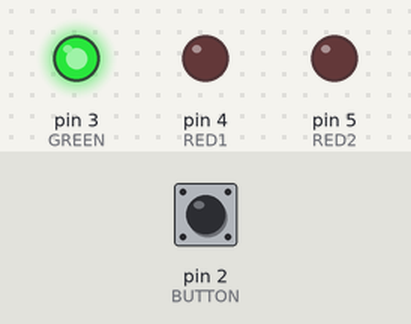
A program run on a simulated Arduino Uno, built with avr-gcc and run on an emulated ATmega328P. Parts: output pins drawn as LEDs (lit = HIGH). The test bench sets the inputs (shaded band); at power-on: pin 2 (BUTTON) HIGH.

Above: at 1.2 s.
1.3 s: pin 2 (BUTTON) pulled LOW for 1 s
At 1.7 s:
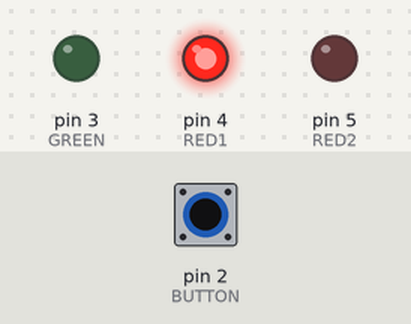
3.8 s: pin 2 (BUTTON) pulled LOW for 3.2 s
At 7.6 s:
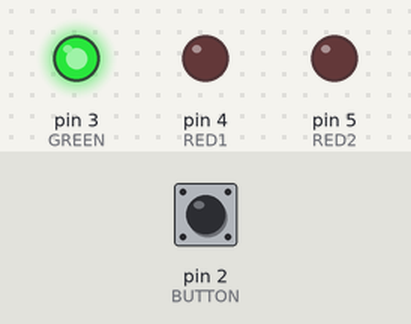
Timing chart, 0 to 9.1 s (numbered marks = the images above; inputs shaded):
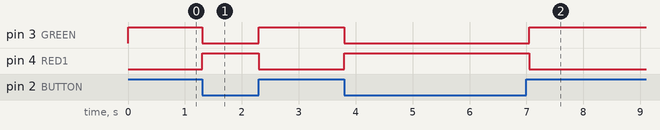

Measured:
- after the input at 1.3 s, pin 3 (GREEN): HIGH → LOW at once, → HIGH 1.0 s later; pin 4 (RED1): LOW → HIGH at once, → LOW 1.0 s later
- after the input at 3.8 s, pin 3 (GREEN): HIGH → LOW at once, → HIGH 3.3 s later; pin 4 (RED1): LOW → HIGH at once, → LOW 3.3 s later

The program:

main.cpp
```cpp
#include <Arduino.h>
#define BUTTON 2
#define GREEN 3
#define RED1 4
#define RED2 5

void setup() {
    pinMode(BUTTON, INPUT_PULLUP);
    pinMode(GREEN, OUTPUT);
    pinMode(RED1, OUTPUT);
    pinMode(RED2, OUTPUT);
}

void loop() {
    if (digitalRead(BUTTON) == LOW) {  // button is pressed
        digitalWrite(GREEN, LOW);
        digitalWrite(RED1, HIGH);
        digitalWrite(RED2, LOW);
        delay(250);
        digitalWrite(RED1, LOW);
        digitalWrite(RED2, HIGH);
    }
    else {
        digitalWrite(GREEN, HIGH);
        digitalWrite(RED1, LOW);
        digitalWrite(RED2, LOW);
    }
}
```
